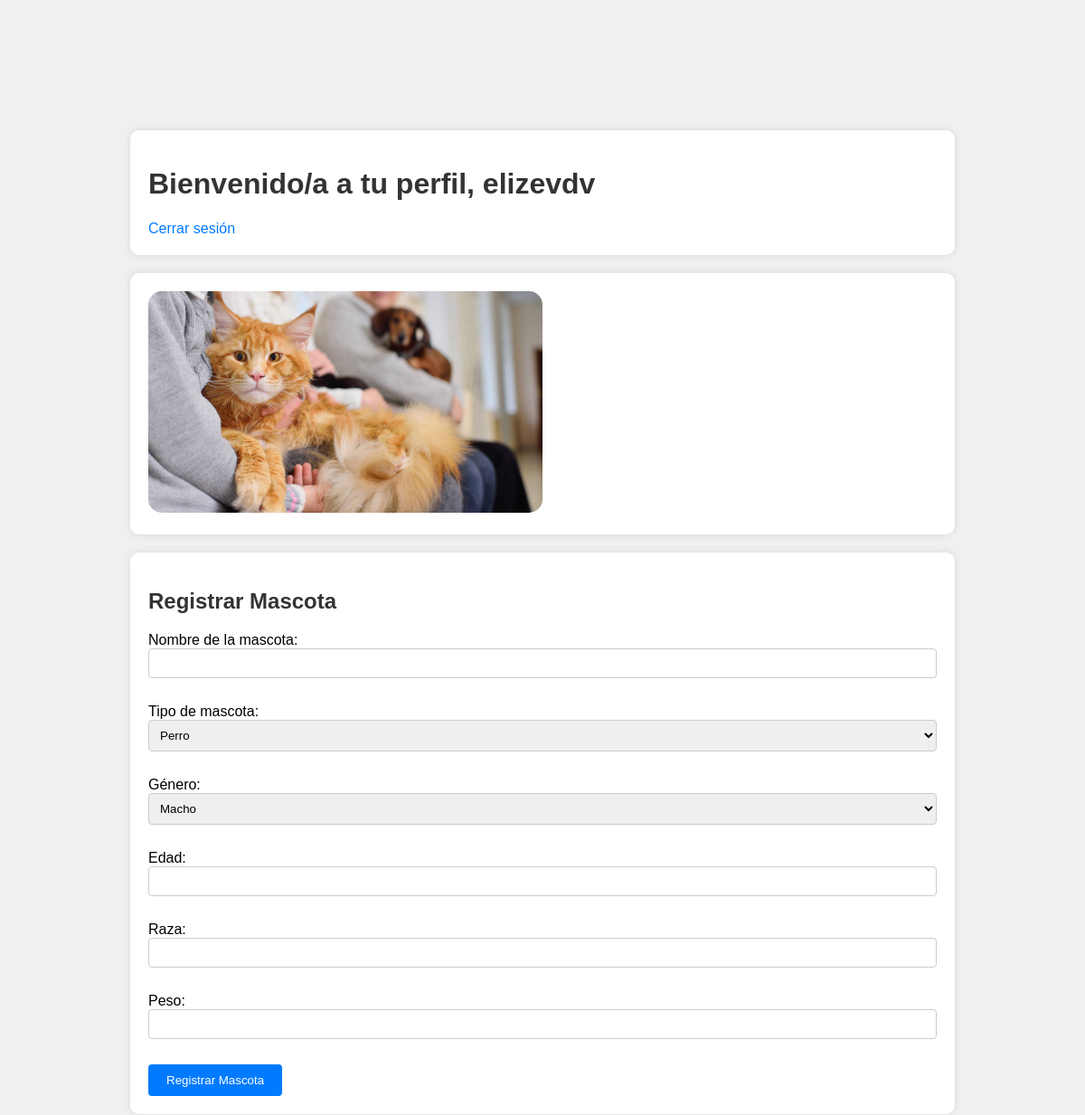
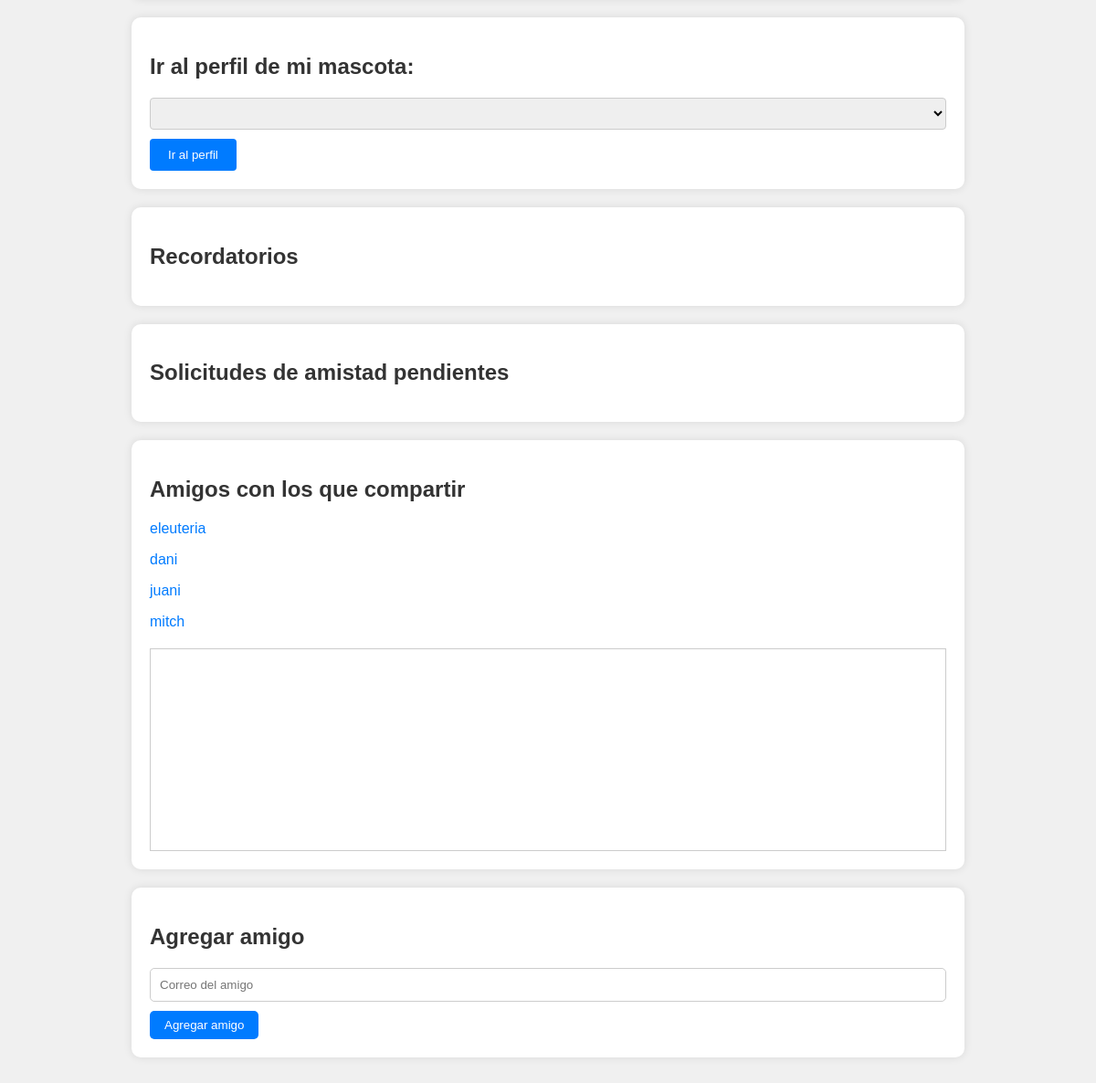
The page /provisionales/perfilUsuario.php (signed in) on the database its author committed (2 pictures, top to bottom).
### tables this page shows
CREATE TABLE `usuarios` (
  `id` int(11) NOT NULL,
  `nombre` varchar(50) NOT NULL,
  `correo` varchar(50) NOT NULL,
  `usuario` varchar(50) NOT NULL,
  `contrasena` varchar(50) NOT NULL
);

### provisionales/perfilUsuario.php (the view, shortened to what this page needs)
<?php
include("conexion.php");
$correo = $_SESSION['usuario'];
$consulta_id_usuario = "SELECT id FROM usuarios WHERE correo = '$correo'";
$resultado_id_usuario = mysqli_query($conex, $consulta_id_usuario);
$fila_id_usuario = mysqli_fetch_assoc($resultado_id_usuario);
$id_usuario = $fila_id_usuario['id'];
$consulta_amigos = "SELECT id_usuario1, id_usuario2 FROM amigos WHERE id_usuario1 = '$id_usuario' OR id_usuario2 = '$id_usuario'";
$resultado_amigos = mysqli_query($conex, $consulta_amigos);
?>
<!DOCTYPE html>
<html lang="es">
<head>
    <link rel="stylesheet" href="estiloperfilusuario.css">
</head>
<body>
    <div class="section-container">
    <h1>Bienvenido/a a tu perfil, <?php echo $_SESSION['usuario']; ?></h1>
    <a href="cerrar_sesion.php">Cerrar sesión</a>
    </div>
    <div class="section-container">
    <div class="header-img">
                <img src="img/mascota3.jpg" alt="">
    </div>
    </div>
    <div class="section-container">
    <h2>Registrar Mascota</h2>
    <form action="registrar_mascota.php" method="post">
        <label for="nombre_mascota">Nombre de la mascota:</label>
        <input type="text" id="nombre_mascota" name="nombre_mascota" required><br><br>
        <label for="tipo_mascota">Tipo de mascota:</label>
        <select id="tipo_mascota" name="tipo_mascota" required>
            <option value="Perro">Perro</option>
        </select><br><br>
        <label for="genero">Género:</label>
        <select id="genero" name="genero" required>
            <option value="Macho">Macho</option>
        </select><br><br>
        <label for="edad">Edad:</label>
        <input type="number" id="edad" name="edad" required><br><br>
        <label for="raza">Raza:</label>
        <input type="text" id="raza" name="raza"><br><br>
        <label for="peso">Peso:</label>
        <input type="number" id="peso" name="peso" step="0.01" required><br><br>
        <input type="submit" value="Registrar Mascota">
    </form>
    </div>
    <div class="section-container">
    <h2>Ir al perfil de mi mascota:</h2>
    <form action="perfil_mascota.php" method="get">
        <select name="id_mascota">
        </select>
        <input type="submit" value="Ir al perfil">
    </form>
    </div>
    <div class="section-container">
    <h2>Recordatorios</h2>
    </div>
    <div class="section-container">
    <h2>Solicitudes de amistad pendientes</h2>
    </div>
    <div class="section-container">
    <h2>Amigos con los que compartir</h2>
    <div id="lista_amigos">
    <?php
    $amigos = array();
    while ($fila_amigo = mysqli_fetch_assoc($resultado_amigos)) {
        $id_amigo = ($fila_amigo['id_usuario1'] == $id_usuario) ? $fila_amigo['id_usuario2'] : $fila_amigo['id_usuario1'];
        $consulta_estado_amistad = "SELECT estado FROM solicitudes_amistad WHERE (id_usuario_envia = '$id_usuario' AND id_usuario_recibe = '$id_amigo') OR (id_usuario_envia = '$id_amigo' AND id_usuario_recibe = '$id_usuario')";
        $resultado_estado_amistad = mysqli_query($conex, $consulta_estado_amistad);
        $fila_estado_amistad = mysqli_fetch_assoc($resultado_estado_amistad);
        $estado_amistad = $fila_estado_amistad['estado'];
        if ($estado_amistad == 'aceptada') {
            if (!in_array($id_amigo, $amigos)) {
                $amigos[] = $id_amigo;
                $consulta_nombre_amigo = "SELECT nombre FROM usuarios WHERE id = '$id_amigo'";
                $resultado_nombre_amigo = mysqli_query($conex, $consulta_nombre_amigo);
                if(mysqli_num_rows($resultado_nombre_amigo) > 0) {
                    $fila_nombre_amigo = mysqli_fetch_assoc($resultado_nombre_amigo);
                    $nombre_amigo = $fila_nombre_amigo['nombre'];
                    echo "<p><a href='#' class='nombre_amigo' data-id-amigo='$id_amigo'>$nombre_amigo</a></p>";
                } else {
                    echo "<p>No se encontró el nombre del amigo.</p>";
                }
            }
        }
    }
    ?>
    </div>
    <div id="chat_window">
    </div>
    </div>
    <div class="section-container">
    <h2>Agregar amigo</h2>
    <form id="form_agregar_amigo" action="agregar_amigo.php" method="post">
        <input type="text" name="correo_amigo" placeholder="Correo del amigo" required>
        <input type="submit" value="Agregar amigo">
    </form>
    </div>
</body>
</html>

### provisionales/estiloperfilusuario.css (style rules this page uses)
body { font-family: Arial, sans-serif; margin: 10%; padding: 2%; background-color: #f0f0f0; }
.section-container { margin-bottom: 20px; padding: 20px; background-color: #fff; border-radius: 10px; box-shadow: 0 0 10px rgba(0, 0, 0, 0.1); }
.header-img { width: 50%; flex-basis: 50%; }
.header-img img { max-width: 100%; height: auto; border-radius: 15px; }
h1, h2 { color: #333; }
a { color: #007bff; text-decoration: none; }
input[type="text"], input[type="number"], select { width: 100%; padding: 8px; margin-bottom: 10px; border: 1px solid #ccc; border-radius: 4px; box-sizing: border-box; }
input[type="submit"], button { padding: 10px 20px; background-color: #007bff; color: #fff; border: none; border-radius: 4px; cursor: pointer; }
#lista_amigos p { font-size: 16px; color: #333; margin-bottom: 10px; }
#lista_amigos a { color: #007bff; text-decoration: none; }
#form_agregar_amigo input[type="text"] { padding: 10px; border-radius: 5px; border: 1px solid #ccc; margin-bottom: 10px; }
#form_agregar_amigo input[type="submit"] { background-color: #007bff; padding: 8px 16px; border: none; border-radius: 5px; cursor: pointer; }
#chat_window { margin-top: 20px; border: 1px solid #ccc; padding: 10px; height: 200px; overflow-y: scroll; }

### rows shown on the page
usuarios: nombre "eleuteria"
usuarios: nombre "dani"
usuarios: nombre "juani"
usuarios: nombre "mitch"

### other values the page prints
$_SESSION['usuario'] "elizevdv"
